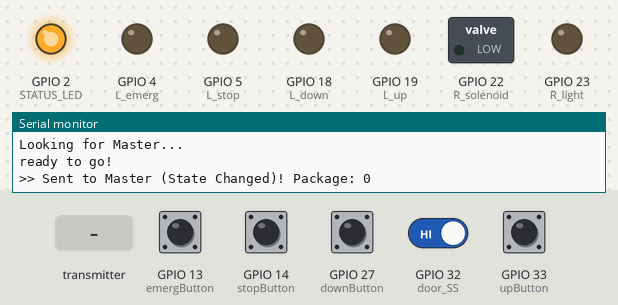
A program run on a simulated ESP32. On the bench: switched loads named in the program (green lamp = pin HIGH), output pins drawn as LEDs (lit = HIGH), the last lines printed to the serial monitor. The inputs (shaded band) are chosen by the test bench; at power-on: GPIO 13 (emergButton), GPIO 14 (stopButton), GPIO 27 (downButton), GPIO 32 (door_SS), GPIO 33 (upButton) HIGH. The audio player accepts every command and is not drawn.

Above: at 5.2 s.
5.3 s: the transmitter starts sending commandFrame = 1
At 5.7 s:
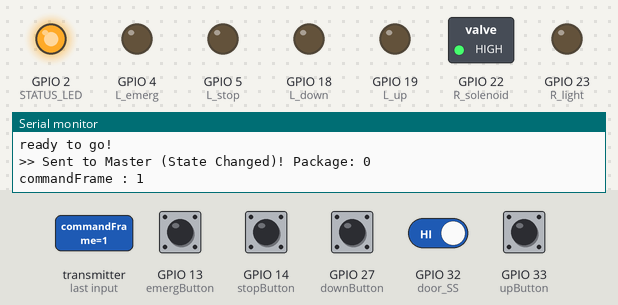
6.8 s: the transmitter starts sending commandFrame = 0
At 8.0 s:
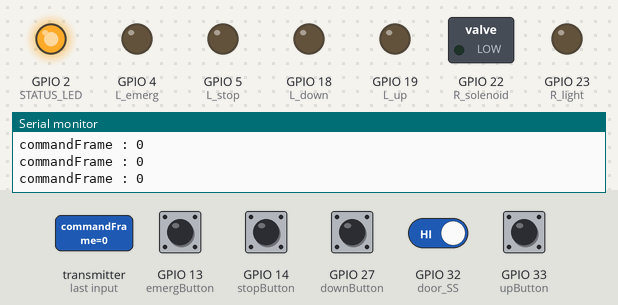
Timing chart, 0 to 9.8 s (numbered marks = the images above; inputs shaded):
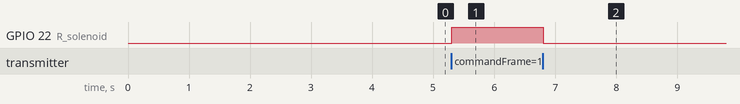

The program:

main.cpp
```cpp
// #include <ModbusRTU.h>
#include <math.h>
#include <SoftwareSerial.h>
#include "DFRobotDFPlayerMini.h"

#include <WiFi.h>
#include <esp_now.h>
#include <esp_wifi.h>


#define WIFI_CHANNEL 8
#define SLAVE_ID 2
#define STATUS_LED 2

// #define modbus_RX 16
// #define modbus_TX 17
#define RX_DF 25
#define TX_DF 26
// #define DF_BUSY 27

#define L_up 19
#define L_down 18
#define L_stop 5
#define L_emerg 4

#define R_light 23
#define R_solenoid 22

//24v input
#define door_SS 32
// #define upButton 36
#define upButton 33
// #define downButton 39
#define downButton 27
//#define stopButton 34     F4:2D:C9:70:E3:FC
#define stopButton 14
// #define emergButton 35
#define emergButton 13

bool lastDFState = false;

volatile bool isDFPlaying = false;
uint32_t volumeLevel = 20;
HardwareSerial mySerial(1);
DFRobotDFPlayerMini myDFPlayer;

TimerHandle_t espnow_lost_timer;
QueueHandle_t espNowRxQueue;

volatile uint16_t parsing_data[16];
uint8_t currentCode = 0;

//----------------------------------------------------------------------------------------------------
// uint8_t broadcastAddress[] = { 0xFF, 0xFF, 0xFF, 0xFF, 0xFF, 0xFF };
uint8_t masterAddress[] = { 0xEC, 0x64, 0xC9, 0x7C, 0xD8, 0x20 };  //change to master mac
// uint8_t masterAddress[] = { 0x1C, 0xC3, 0xAB, 0xBF, 0x82, 0xEC };
const uint8_t hopChannels[] = { 1, 6, 11, 2, 3, 4, 5, 7, 8, 9, 10, 12, 13 };
const int numChannels = sizeof(hopChannels) / sizeof(hopChannels[0]);
uint8_t currentChannelIndex = 2;


typedef struct struct_message {
  uint8_t fromID;
  uint16_t commandFrame;
  uint16_t responseFrame;
  bool shouldResponse;
} struct_message;

struct_message recvData;
struct_message sendData;

void hopChannel() {
  currentChannelIndex = (currentChannelIndex + 1) % numChannels;
  uint8_t newChannel = hopChannels[currentChannelIndex];

  esp_wifi_set_promiscuous(true);
  esp_wifi_set_channel(newChannel, WIFI_SECOND_CHAN_NONE);
  esp_wifi_set_promiscuous(false);

  Serial.print("Broadcast fail! Hopping to Channel: ");
  Serial.println(newChannel);
}

void OnDataRecv(const esp_now_recv_info_t *esp_now_info, const uint8_t *incomingData, int len) {
  if (len != sizeof(struct_message)) return;

  struct_message tempMsg;
  memcpy(&tempMsg, incomingData, sizeof(tempMsg));

  // --- Automatic Pairing Logic ---
  if (tempMsg.fromID == 100) { // MASTER_ID
    if (memcmp(esp_now_info->src_addr, masterAddress, 6) != 0) {
      Serial.println(">> New Master detected! Updating MAC...");

      // Remove old peer
      esp_now_del_peer(masterAddress);

      // Update master MAC
      memcpy(masterAddress, esp_now_info->src_addr, 6);

      // Add new peer
      esp_now_peer_info_t peerInfo = {};
      memcpy(peerInfo.peer_addr, masterAddress, 6);
      peerInfo.channel = 0;
      peerInfo.encrypt = false;
      if (esp_now_add_peer(&peerInfo) != ESP_OK) {
        Serial.println(">> Failed to add new Master as peer");
      } else {
        Serial.println(">> Auto-paired with new Master.");
      }
    }
  }

  xQueueSend(espNowRxQueue, &tempMsg, 0);
  memcpy(&recvData, incomingData, sizeof(recvData));
  // Serial.print("commandFrame : ");
  // Serial.println(recvData.commandFrame, BIN);
}

void writeBit(uint16_t &value, uint8_t bit, bool state) {
  if (state) {
    value |= (1 << bit);  // set
  } else {
    value &= ~(1 << bit);  // clear
  }
}

inline void L_upButton(bool en) {
  if (en) {
    digitalWrite(L_up, HIGH);
  } else {
    digitalWrite(L_up, LOW);
  }
}

inline void L_downButton(bool en) {
  if (en) {
    digitalWrite(L_down, HIGH);
  } else {
    digitalWrite(L_down, LOW);
  }
}

inline void L_stopButton(bool en) {
  if (en) {
    digitalWrite(L_stop, HIGH);
  } else {
    digitalWrite(L_stop, LOW);
  }
}

inline void L_emergButton(bool en) {
  if (en) {
    digitalWrite(L_emerg, HIGH);
  } else {
    digitalWrite(L_emerg, LOW);
  }
}

inline void light(bool en) {
  if (en) {
    digitalWrite(R_light, HIGH);
  } else {
    digitalWrite(R_light, LOW);
  }
}

inline void solenoid(bool en) {
  if (en) {
    digitalWrite(R_solenoid, HIGH);
  } else {
    digitalWrite(R_solenoid, LOW);
  }
}

void vProcessing(void *pvParam) {
  static uint8_t lastPlayedCode = 255;
  struct_message msg;

  for (;;) {

    if (xQueueReceive(espNowRxQueue, &msg, portMAX_DELAY) == pdPASS) {

      uint16_t val = msg.commandFrame;
      Serial.print("commandFrame : ");
      Serial.println(val, BIN);

      solenoid(val & (1 << 0));
      L_upButton(val & (1 << 1));
      L_downButton(val & (1 << 2));
      L_stopButton(val & (1 << 3));
      L_emergButton(val & (1 << 4));
      light(val & (1 << 5));

      if ((val & (1 << 6)) != 0) {
        currentCode = (val >> 8) & 0x1F;
        if (currentCode != 0 && currentCode != lastPlayedCode) {
          myDFPlayer.playFolder(1, currentCode);
          lastPlayedCode = currentCode;
        } else if (currentCode == 0 && lastPlayedCode != 0) {
          myDFPlayer.stop();
          lastPlayedCode = 0;
        }
      }
    }
  }
}

void vWritePackage(void *pvParam) {
  uint16_t package = 0;
  uint16_t lastPackage = 0xFFFF;
  unsigned long lastSendTime = 0;

  const uint8_t DB_THRESH = 3;  // 3 x 20ms = 60ms stable before accepted
  uint8_t cnt_door = 0, cnt_up = 0, cnt_down = 0, cnt_stop = 0, cnt_emerg = 0;
  bool db_door = false, db_up = false, db_down = false, db_stop = false, db_emerg = false;
  bool isFirstPacket = true;

  for (;;) {

    bool r_door = !digitalRead(door_SS);
    bool r_up = !digitalRead(upButton);
    bool r_down = !digitalRead(downButton);
    bool r_stop = !digitalRead(stopButton);
    bool r_emerg = !digitalRead(emergButton);

    // Debounce door sensor
    if (r_door) {
      if (cnt_door < DB_THRESH) cnt_door++;
      db_door = (cnt_door >= DB_THRESH);
    } else {
      cnt_door = 0;
      db_door = false;
    }

    // Debounce up button
    if (r_up) {
      if (cnt_up < DB_THRESH) cnt_up++;
      db_up = (cnt_up >= DB_THRESH);
    } else {
      cnt_up = 0;
      db_up = false;
    }

    // Debounce down button
    if (r_down) {
      if (cnt_down < DB_THRESH) cnt_down++;
      db_down = (cnt_down >= DB_THRESH);
    } else {
      cnt_down = 0;
      db_down = false;
    }

    // Debounce stop button
    if (r_stop) {
      if (cnt_stop < DB_THRESH) cnt_stop++;
      db_stop = (cnt_stop >= DB_THRESH);
    } else {
      cnt_stop = 0;
      db_stop = false;
    }

    // Debounce emergency button
    if (r_emerg) {
      if (cnt_emerg < DB_THRESH) cnt_emerg++;
      db_emerg = (cnt_emerg >= DB_THRESH);
    } else {
      cnt_emerg = 0;
      db_emerg = false;
    }

    // Use debounced values
    writeBit(package, 0, db_door);
    writeBit(package, 1, db_up);
    writeBit(package, 2, db_down);
    writeBit(package, 3, db_stop);
    writeBit(package, 4, db_emerg);
    writeBit(package, 5, false);  // dfBusy

    // if (isFirstPacket) {
    //   esp_now_send(masterAddress, (uint8_t *)&sendData, sizeof(sendData));
    //   isFirstPacket = false;
    // }

    if (package != lastPackage || (millis() - lastSendTime >= 80)) {
      sendData.responseFrame = package;
      esp_err_t result = esp_now_send(masterAddress, (uint8_t *)&sendData, sizeof(sendData));

      if (result == ESP_OK) {
        if (package != lastPackage) {
          Serial.print(">> Sent to Master (State Changed)! Package: ");
          Serial.println(package, BIN);
        }
        lastPackage = package;
        lastSendTime = millis();
        // lastPackage = package;
        // xTimerReset(espnow_lost_timer, 0);
      } else {
        Serial.println(">> Send Fail!");
      }
    }

    vTaskDelay(pdMS_TO_TICKS(20));
  }
}

void reconnectToESPNow(TimerHandle_t xTimer) {
  Serial.println("Connection to Master lost for 15 seconds! System Restarting...");
  myDFPlayer.playFolder(1, 12);
  delay(2000);
  ESP.restart();
}

void setup() {

  Serial.begin(115200);
  espNowRxQueue = xQueueCreate(10, sizeof(struct_message));

  WiFi.mode(WIFI_STA);
  esp_wifi_set_promiscuous(true);
  esp_wifi_set_channel(WIFI_CHANNEL, WIFI_SECOND_CHAN_NONE);
  esp_wifi_set_promiscuous(false);

  if (esp_now_init() != ESP_OK) {
    Serial.println("Error initializing ESP-NOW");
    return;
  }

  esp_now_register_recv_cb(OnDataRecv);

  esp_now_peer_info_t peerInfo = {};
  memcpy(peerInfo.peer_addr, masterAddress, 6);
  peerInfo.channel = 0;
  peerInfo.encrypt = false;

  if (esp_now_add_peer(&peerInfo) != ESP_OK) {
    Serial.println("Failed to add master as peer");
    return;
  }

  mySerial.begin(9600, SERIAL_8N1, 25, 26);
  Serial.println(F("\nWait 3 seconds for DFPlayer to boot..."));
  delay(3000);
  Serial.println(F("Initializing DFPlayer..."));
  if (!myDFPlayer.begin(mySerial, true, false)) {
    Serial.println(F("Unable to begin:"));
    Serial.println(F("1.Please recheck the connection!"));
    Serial.println(F("2.Please insert the SD card!"));
    while (true)
      ;
  }

  Serial.println(F("DFPlayer Online!"));
  myDFPlayer.volume(volumeLevel);
  delay(500);


  // pinMode(R_safetySling, OUTPUT);
  pinMode(L_up, OUTPUT);
  pinMode(L_down, OUTPUT);
  pinMode(L_stop, OUTPUT);
  pinMode(L_emerg, OUTPUT);
  pinMode(R_light, OUTPUT);
  pinMode(R_solenoid, OUTPUT);

  pinMode(STATUS_LED, OUTPUT);
  digitalWrite(STATUS_LED, LOW);

  pinMode(door_SS, INPUT_PULLUP);
  pinMode(upButton, INPUT_PULLUP);
  pinMode(downButton, INPUT_PULLUP);
  pinMode(stopButton, INPUT_PULLUP);
  pinMode(emergButton, INPUT_PULLUP);


  Serial.print("My MAC is: ");
  Serial.println(WiFi.macAddress());


  Serial.println("Looking for Master...");
  sendData.fromID = SLAVE_ID;
  recvData.shouldResponse = false;
  struct_message waitMsg;

  // while (true) {
  //   // if (recvData.shouldResponse == true) {
  //   //   Serial.println("Master connected! Valid poll received.");
  //   //   sendData.responseFrame = 0;
  //   //   esp_now_send(masterAddress, (uint8_t *)&sendData, sizeof(sendData));
  //   //   myDFPlayer.playFolder(1, 10);

  //   if (xQueueReceive(espNowRxQueue, &waitMsg, pdMS_TO_TICKS(150)) == pdPASS) {

  //     // if (waitMsg.shouldResponse == true) {
  //       Serial.println("Master connected! Valid poll received.");
  //       sendData.responseFrame = 0;
  //       esp_now_send(masterAddress, (uint8_t *)&sendData, sizeof(sendData));
  //     // }
  //     break;

  //   } else {
  //     hopChannel();
  //     Serial.println("Still looking... (Waiting for Poll from Master)");
  //     // delay(150);
  //   }
  // }


  // espnow_lost_timer = xTimerCreate(
  //   "ESPNowWatchdog",
  //   pdMS_TO_TICKS(5000),
  //   pdFALSE,
  //   (void *)0,
  //   reconnectToESPNow);

  // if (espnow_lost_timer != NULL) {
  //   xTimerStart(espnow_lost_timer, 0);
  // }

  xTaskCreate(vWritePackage, "WritePackage", 4096, NULL, 3, NULL);
  xTaskCreate(vProcessing, "Processing", 4096, NULL, 3, NULL);
  digitalWrite(STATUS_LED, HIGH);
  Serial.println("ready to go!");
  myDFPlayer.playFolder(1, 10);
}

void loop() {
  // Serial.println(".");
  // Serial.println(recvData.commandFromMaster);
  // delay(1000);
}
```

Measured:
- after the input at 5.3 s, GPIO 22 (R_solenoid): LOW → HIGH at once
- after the input at 6.8 s, GPIO 22 (R_solenoid): HIGH → LOW at once
